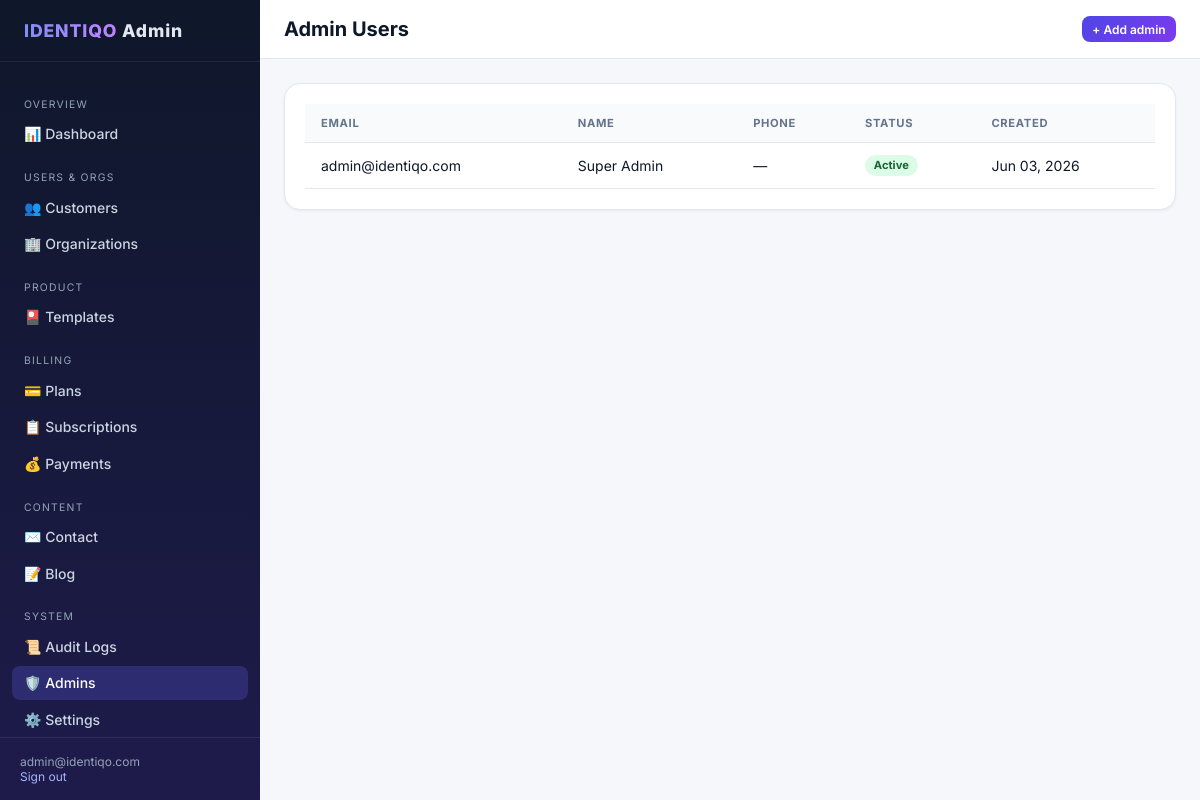
Screenshot of /super-admin/admins/ (signed in) with the database file from the repository.
### admin_api/models.py (models this page shows, shortened)
class AdminUser(models.Model):
    email = models.EmailField(unique=True)
    password = models.CharField(max_length=255)
    full_name = models.CharField(max_length=150, blank=True, null=True)
    phone = models.CharField(max_length=15, blank=True, null=True)
    status = models.BooleanField(default=True)
    created_at = models.DateTimeField(auto_now_add=True)
    updated_at = models.DateTimeField(auto_now=True)
    class Meta:
        db_table = 'admin_users'

### admin_api/dashboard_views.py (the view)
# urls.py: path('admins/', views.admins_list, name='admins_list'),
@admin_login_required
def admins_list(request):
    admins = AdminUser.objects.order_by('-created_at')
    return render(request, 'super_admin/admins/list.html', {'admins': admins})

### admin_api/templates/super_admin/admins/list.html
{% extends 'super_admin/base.html' %}
{% block page_title %}Admin Users{% endblock %}
{% block topbar_actions %}<a href="{% url 'super_admin:admin_create' %}" class="btn btn-primary btn-sm">+ Add admin</a>{% endblock %}
{% block content %}
<div class="card">
  <div class="card-body table-wrap">
    <table class="data-table">
      <thead>
        <tr><th>Email</th><th>Name</th><th>Phone</th><th>Status</th><th>Created</th></tr>
      </thead>
      <tbody>
        {% for a in admins %}
        <tr>
          <td>{{ a.email }}</td>
          <td>{{ a.full_name|default:"—" }}</td>
          <td>{{ a.phone|default:"—" }}</td>
          <td>{% if a.status %}<span class="badge badge-success">Active</span>{% else %}<span class="badge badge-danger">Inactive</span>{% endif %}</td>
          <td>{{ a.created_at|date:"M d, Y" }}</td>
        </tr>
        {% empty %}
        <tr><td colspan="5">No admins.</td></tr>
        {% endfor %}
      </tbody>
    </table>
  </div>
</div>
{% endblock %}

### admin_api/templates/super_admin/base.html (shortened to what this page needs)
{% load static %}
<!DOCTYPE html>
<html lang="en">
<head>
  <link rel="stylesheet" href="{% static 'super_admin/css/dashboard.css' %}">
</head>
<body>
  <div class="layout">
    <aside class="sidebar">
      <div class="sidebar-brand"><span>IDENTIQO</span> Admin</div>
      <nav class="sidebar-nav">
        <div class="nav-section">Overview</div>
        <a href="{% url 'super_admin:dashboard' %}" class="nav-link {% if request.resolver_match.url_name == 'dashboard' %}active{% endif %}">📊 Dashboard</a>
        <div class="nav-section">Users & Orgs</div>
        <a href="{% url 'super_admin:users_list' %}" class="nav-link {% if 'user' in request.resolver_match.url_name %}active{% endif %}">👥 Customers</a>
        <a href="{% url 'super_admin:organizations_list' %}" class="nav-link {% if 'organization' in request.resolver_match.url_name %}active{% endif %}">🏢 Organizations</a>
        <div class="nav-section">Product</div>
        <a href="{% url 'super_admin:templates_list' %}" class="nav-link {% if 'template' in request.resolver_match.url_name %}active{% endif %}">🎴 Templates</a>
        <div class="nav-section">Billing</div>
        <a href="{% url 'super_admin:plans_list' %}" class="nav-link {% if 'plan' in request.resolver_match.url_name %}active{% endif %}">💳 Plans</a>
        <a href="{% url 'super_admin:subscriptions_list' %}" class="nav-link {% if request.resolver_match.url_name == 'subscriptions_list' %}active{% endif %}">📋 Subscriptions</a>
        <a href="{% url 'super_admin:payments_list' %}" class="nav-link {% if request.resolver_match.url_name == 'payments_list' %}active{% endif %}">💰 Payments</a>
        <div class="nav-section">Content</div>
        <a href="{% url 'super_admin:contact_list' %}" class="nav-link {% if 'contact' in request.resolver_match.url_name %}active{% endif %}">✉️ Contact</a>
        <a href="{% url 'super_admin:blog_list' %}" class="nav-link {% if 'blog' in request.resolver_match.url_name %}active{% endif %}">📝 Blog</a>
        <div class="nav-section">System</div>
        <a href="{% url 'super_admin:audit_list' %}" class="nav-link {% if request.resolver_match.url_name == 'audit_list' %}active{% endif %}">📜 Audit Logs</a>
        <a href="{% url 'super_admin:admins_list' %}" class="nav-link {% if 'admin' in request.resolver_match.url_name %}active{% endif %}">🛡️ Admins</a>
        <a href="{% url 'super_admin:settings_list' %}" class="nav-link {% if 'setting' in request.resolver_match.url_name %}active{% endif %}">⚙️ Settings</a>
      </nav>
      <div class="sidebar-footer">
        {% if request.admin_user %}
          {{ request.admin_user.email }}<br>
          <a href="{% url 'super_admin:logout' %}" style="color:#a5b4fc;">Sign out</a>
        {% endif %}
      </div>
    </aside>
    <div class="main">
      <header class="topbar">
        <h1>{% block page_title %}Dashboard{% endblock %}</h1>
        <div>{% block topbar_actions %}{% endblock %}</div>
      </header>
      <div class="content">
        {% block content %}{% endblock %}
      </div>
    </div>
  </div>
</body>
</html>

### admin_api/static/super_admin/css/dashboard.css (style rules this page uses)
:root { --sidebar-w: 260px; --indigo: #4f46e5; --purple: #7c3aed; --bg: #f5f7fb; --card: #ffffff; --text: #0f172a; --muted: #64748b; --border: #e2e8f0; }
* { box-sizing: border-box; }
body { margin: 0; font-family: 'Inter', system-ui, -apple-system, sans-serif; background: var(--bg); color: var(--text); font-size: 14px; }
a { color: var(--indigo); text-decoration: none; }
.layout { display: flex; min-height: 100vh; }
.sidebar { width: var(--sidebar-w); background: linear-gradient(180deg, #0f172a 0%, #1e1b4b 100%); color: #e2e8f0; flex-shrink: 0; display: flex; flex-direction: column; position: fixed; top: 0; left: 0; bottom: 0; z-index: 100; }
.sidebar-brand { padding: 1.25rem 1.5rem; font-weight: 800; font-size: 1.1rem; letter-spacing: 0.05em; border-bottom: 1px solid rgba(255,255,255,0.08); }
.sidebar-brand span { background: linear-gradient(90deg, #818cf8, #c084fc); -webkit-background-clip: text; -webkit-text-fill-color: transparent; }
.sidebar-nav { flex: 1; overflow-y: auto; padding: 1rem 0.75rem; }
.nav-section { font-size: 0.65rem; text-transform: uppercase; letter-spacing: 0.12em; color: #94a3b8; padding: 0.75rem 0.75rem 0.35rem; margin-top: 0.5rem; }
.nav-link { display: flex; align-items: center; gap: 0.6rem; padding: 0.55rem 0.75rem; border-radius: 0.5rem; color: #cbd5e1; margin-bottom: 2px; font-weight: 500; text-decoration: none; }
.nav-link:hover, .nav-link.active { background: rgba(99, 102, 241, 0.25); color: #fff; text-decoration: none; }
.sidebar-footer { padding: 1rem 1.25rem; border-top: 1px solid rgba(255,255,255,0.08); font-size: 0.75rem; color: #94a3b8; }
.main { flex: 1; margin-left: var(--sidebar-w); min-width: 0; }
.topbar { background: var(--card); border-bottom: 1px solid var(--border); padding: 1rem 1.5rem; display: flex; align-items: center; justify-content: space-between; position: sticky; top: 0; z-index: 50; }
.topbar h1 { margin: 0; font-size: 1.25rem; font-weight: 700; }
.content { padding: 1.5rem; }
.card { background: var(--card); border: 1px solid var(--border); border-radius: 1rem; overflow: hidden; box-shadow: 0 1px 3px rgba(15,23,42,0.06); margin-bottom: 1.5rem; }
.card-body { padding: 1.25rem; }
.table-wrap { overflow-x: auto; }
table.data-table { width: 100%; border-collapse: collapse; }
table.data-table th, table.data-table td { padding: 0.75rem 1rem; text-align: left; border-bottom: 1px solid var(--border); }
table.data-table th { font-size: 0.7rem; text-transform: uppercase; letter-spacing: 0.06em; color: var(--muted); font-weight: 700; background: #f8fafc; }
.badge { display: inline-block; padding: 0.2rem 0.55rem; border-radius: 999px; font-size: 0.7rem; font-weight: 700; }
.badge-success { background: #dcfce7; color: #166534; }
.btn { display: inline-flex; align-items: center; gap: 0.35rem; padding: 0.5rem 1rem; border-radius: 0.5rem; font-weight: 600; font-size: 0.8125rem; border: none; cursor: pointer; text-decoration: none; }
.btn-primary { background: linear-gradient(135deg, var(--indigo), var(--purple)); color: white; }
.btn-sm { padding: 0.35rem 0.65rem; font-size: 0.75rem; }

### rows the page displays
AdminUser: admin_user.email "admin@identiqo.com", email "admin@identiqo.com", full_name "Super Admin", phone "—", status "Active", created_at "Jun 03, 2026"
